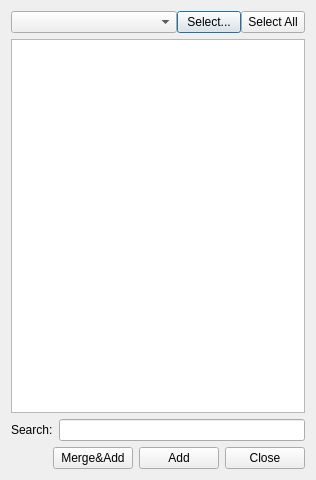
<?xml version="1.0" encoding="UTF-8"?>
<ui version="4.0">
 <class>AtlasDialog</class>
 <widget class="QDialog" name="AtlasDialog">
  <property name="geometry">
   <rect>
    <x>0</x>
    <y>0</y>
    <width>316</width>
    <height>480</height>
   </rect>
  </property>
  <property name="contextMenuPolicy">
   <enum>Qt::NoContextMenu</enum>
  </property>
  <property name="windowTitle">
   <string/>
  </property>
  <layout class="QVBoxLayout" name="verticalLayout">
   <item>
    <layout class="QHBoxLayout" name="horizontalLayout_3">
     <property name="spacing">
      <number>0</number>
     </property>
     <property name="topMargin">
      <number>0</number>
     </property>
     <item>
      <widget class="QComboBox" name="atlasListBox"/>
     </item>
     <item>
      <widget class="QPushButton" name="select">
       <property name="maximumSize">
        <size>
         <width>64</width>
         <height>16777215</height>
        </size>
       </property>
       <property name="text">
        <string>Select...</string>
       </property>
      </widget>
     </item>
     <item>
      <widget class="QPushButton" name="add_all_regions">
       <property name="maximumSize">
        <size>
         <width>64</width>
         <height>16777215</height>
        </size>
       </property>
       <property name="text">
        <string>Select All</string>
       </property>
      </widget>
     </item>
    </layout>
   </item>
   <item>
    <widget class="QListView" name="region_list">
     <property name="selectionMode">
      <enum>QAbstractItemView::MultiSelection</enum>
     </property>
     <property name="selectionBehavior">
      <enum>QAbstractItemView::SelectRows</enum>
     </property>
    </widget>
   </item>
   <item>
    <layout class="QHBoxLayout" name="horizontalLayout_2">
     <property name="topMargin">
      <number>0</number>
     </property>
     <item>
      <widget class="QLabel" name="label">
       <property name="text">
        <string>Search:</string>
       </property>
      </widget>
     </item>
     <item>
      <widget class="QCompleteLineEdit" name="search_atlas">
       <property name="enabled">
        <bool>true</bool>
       </property>
      </widget>
     </item>
    </layout>
   </item>
   <item>
    <layout class="QHBoxLayout" name="horizontalLayout">
     <item>
      <spacer name="horizontalSpacer">
       <property name="orientation">
        <enum>Qt::Horizontal</enum>
       </property>
       <property name="sizeHint" stdset="0">
        <size>
         <width>40</width>
         <height>20</height>
        </size>
       </property>
      </spacer>
     </item>
     <item>
      <widget class="QPushButton" name="merge_and_add">
       <property name="text">
        <string>Merge&amp;&amp;Add</string>
       </property>
      </widget>
     </item>
     <item>
      <widget class="QPushButton" name="add_atlas">
       <property name="text">
        <string>Add</string>
       </property>
      </widget>
     </item>
     <item>
      <widget class="QPushButton" name="pushButton">
       <property name="text">
        <string>Close</string>
       </property>
      </widget>
     </item>
    </layout>
   </item>
  </layout>
 </widget>
 <customwidgets>
  <customwidget>
   <class>QCompleteLineEdit</class>
   <extends>QLineEdit</extends>
   <header>qcompletelineedit.h</header>
  </customwidget>
 </customwidgets>
 <resources/>
 <connections/>
</ui>
